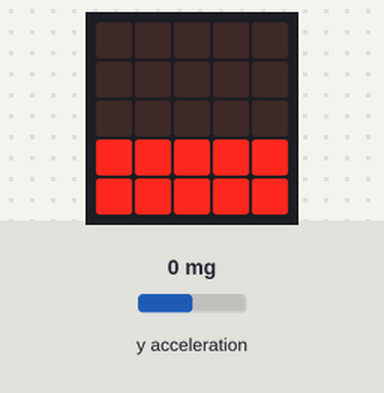
The program below on a simulated BBC micro:bit (MakeCode). Parts: the board's 5×5 LED display. The test bench sets the inputs (shaded band); at power-on: y acceleration 0 mg.

Above: at 1.2 s.
1.3 s: y acceleration set to 481 mg
2.8 s: y acceleration set to 527 mg
At 3.2 s:
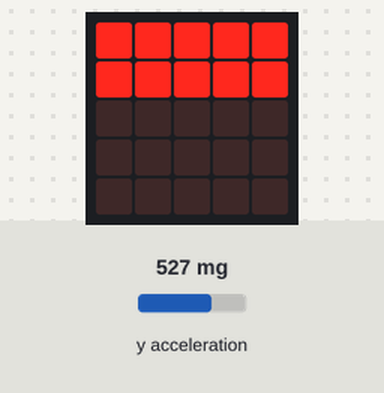
4.4 s: y acceleration set to -1440 mg
At 5.0 s:
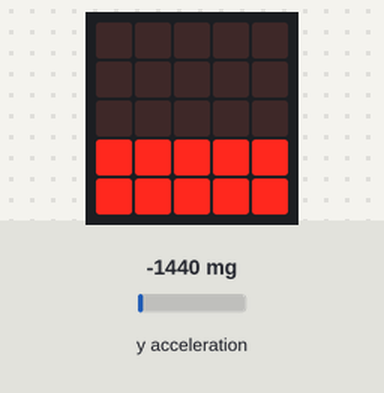
6.1 s: y acceleration set to 750 mg
At 7.3 s:
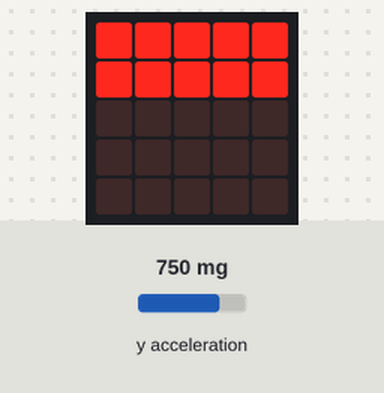
Timing chart, 0 to 8.7 s (numbered marks = the images above; inputs shaded):
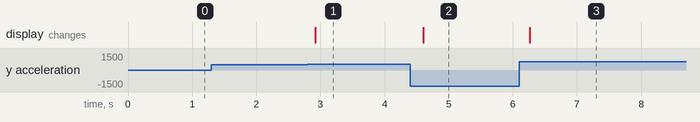

The program:

main.ts
```typescript
basic.forever(function () {

})
basic.forever(function () {
    if (input.acceleration(Dimension.Y) < 500) {
        basic.showLeds(`
            . . . . .
            . . . . .
            . . . . .
            # # # # #
            # # # # #
            `)
    }
    if (input.acceleration(Dimension.Y) > 500) {
        basic.showLeds(`
            # # # # #
            # # # # #
            . . . . .
            . . . . .
            . . . . .
            `)
    }
})
```

test.ts
```typescript
// aquí va el archivo "tests"; esto no se compilará cuando este paquete se utilice como una extensión.
```

Measured:
- the behaviour switches between 500 and 501 mg on y acceleration (found by bisection; images 0 and 1)
- after the input at 1.3 s, every drawn part: stays the same
- after the input at 2.8 s, the display: changes after 0.12 s (image 1)
- after the input at 4.4 s, the display: changes after 0.20 s (image 2)
- after the input at 6.1 s, the display: changes after 0.16 s (image 3)
